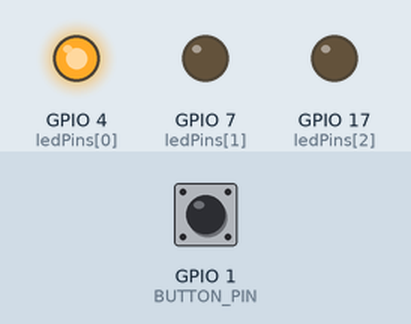
A program run on a simulated ESP32-S3. On the bench: output pins drawn as LEDs (lit = HIGH). Dashed ring = blinking. Inputs (shaded band) come from the test bench; at power-on: GPIO 1 (BUTTON_PIN) HIGH.

Above: at 1.2 s.
1.3 s: GPIO 1 (BUTTON_PIN) pulled LOW for 0.15 s
At 1.6 s:
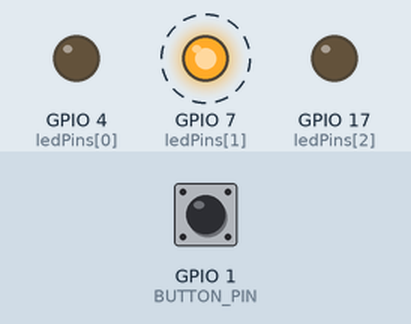
4.3 s: GPIO 1 (BUTTON_PIN) pulled LOW for 1 s
At 5.1 s:
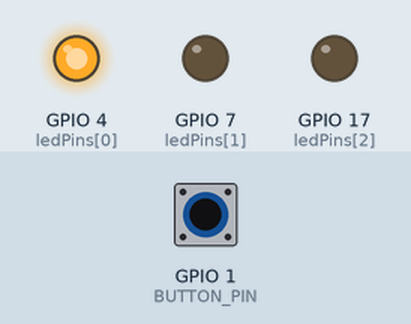
8.3 s: GPIO 1 (BUTTON_PIN) pulled LOW for 3.2 s
At 9.2 s:
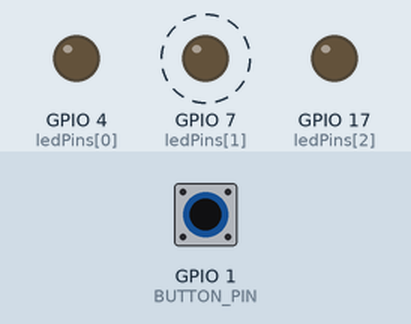
Timing chart, 0 to 19.0 s (numbered marks = the images above; inputs shaded):
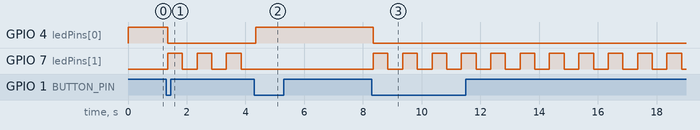

Measured:
- after the input at 1.3 s, GPIO 4 (ledPins[0]): HIGH → LOW after 0.05 s; GPIO 7 (ledPins[1]): alternates HIGH for 0.50 s and LOW for 0.50 s, starting after 0.05 s
- after the input at 4.3 s, GPIO 4 (ledPins[0]): LOW → HIGH after 0.06 s; GPIO 7 (ledPins[1]): stops changing and stays LOW
- after the input at 8.3 s, GPIO 17 (ledPins[2]): stays LOW (without the input it goes to HIGH after 7.1 s)

The program:

main.cpp
```cpp
#include <Arduino.h>
#include <traffic_light_button.h>
#include <traffic_light_controller.h>
#include <traffic_light_timer.h>

void setup() {
  initializeTrafficLightController();
  initializeModeButton();

  if (!initializeTrafficLightTimer()) {
    return;
  }
}

void loop() {
  if (pollModeButton()) {
    toggleTrafficLightOperatingMode();
  }
}
```

traffic_light_button.h
```cpp
#ifndef TRAFFIC_LIGHT_BUTTON_H
#define TRAFFIC_LIGHT_BUTTON_H

// Налаштовує кнопку перемикання режиму.
void initializeModeButton();

// Повертає true один раз для кожного стабільного натискання кнопки.
bool pollModeButton();

#endif  // TRAFFIC_LIGHT_BUTTON_H
```

traffic_light_controller.h
```cpp
#ifndef TRAFFIC_LIGHT_CONTROLLER_H
#define TRAFFIC_LIGHT_CONTROLLER_H

#include <Arduino.h>

// Налаштовує світлодіоди та вмикає перший стан циклу.
void initializeTrafficLightController();

// Перемикає між звичайним та нічним режимами.
void toggleTrafficLightOperatingMode();

// Викликається апаратним таймером для оновлення стану світлофора.
void ARDUINO_ISR_ATTR handleTrafficLightTimerTick();

#endif  // TRAFFIC_LIGHT_CONTROLLER_H
```

traffic_light_timer.h
```cpp
#ifndef TRAFFIC_LIGHT_TIMER_H
#define TRAFFIC_LIGHT_TIMER_H

// Створює та запускає апаратний таймер світлофора.
// Повертає false, якщо таймер не вдалося створити.
bool initializeTrafficLightTimer();

#endif  // TRAFFIC_LIGHT_TIMER_H
```

traffic_light_button.cpp
```cpp
#include <Arduino.h>

#include <config/button_config.h>
#include <traffic_light_button.h>

namespace {

unsigned long lastPollTime = 0;
unsigned long lastRawChangeTime = 0;
bool lastRawState = HIGH;
bool stableState = HIGH;

}  // namespace

void initializeModeButton() {
  pinMode(BUTTON_PIN, INPUT_PULLUP);

  // На старті вважаємо поточний рівень стабільним.
  lastRawState = digitalRead(BUTTON_PIN);
  stableState = lastRawState;
}

bool pollModeButton() {
  const unsigned long currentTime = millis();

  // Опитуємо кнопку лише з заданим інтервалом.
  if (currentTime - lastPollTime < BUTTON_POLLING_INTERVAL_MS) {
    return false;
  }

  lastPollTime = currentTime;

  const bool rawState = digitalRead(BUTTON_PIN);

  // Помітили зміну фізичного рівня.
  if (rawState != lastRawState) {
    lastRawState = rawState;
    lastRawChangeTime = currentTime;
  }

  // Рівень не змінювався достатньо довго і став стабільним.
  if (rawState != stableState &&
      currentTime - lastRawChangeTime >= BUTTON_DEBOUNCE_TIME_MS) {
    stableState = rawState;

    // INPUT_PULLUP: натиснута кнопка з'єднує пін із GND, тобто дає LOW.
    return stableState == LOW;
  }

  return false;
}
```

traffic_light_controller.cpp
```cpp
#include <Arduino.h>

#include <config/led_config.h>
#include <config/light_duration_config.h>
#include <config/timer_config.h>
#include <traffic_light_controller.h>
#include <traffic_light_state_config.h>

namespace {

uint8_t currentPhaseIndex = 0;
uint32_t phaseElapsedUs = 0;
uint32_t blinkElapsedUs = 0;
bool blinkLightIsOn = true;
volatile TrafficLightOperatingMode requestedOperatingMode =
    TrafficLightOperatingMode::Normal;
TrafficLightOperatingMode activeOperatingMode =
    TrafficLightOperatingMode::Normal;

void setLed(uint8_t ledIndex, bool isOn) {
  digitalWrite(ledPins[ledIndex], isOn ? HIGH : LOW);
}

void turnOffAllLeds() {
  for (uint8_t i = 0; i < ledCount; ++i) {
    setLed(i, false);
  }
}

void applyCurrentPhase() {
  turnOffAllLeds();
  blinkLightIsOn = true;

  switch (trafficLightCycle[currentPhaseIndex].state) {
    case TrafficLightState::Green:
      setLed(greenLedIndex, true);
      break;
    case TrafficLightState::Yellow:
      setLed(yellowLedIndex, true);
      break;
    case TrafficLightState::Red:
      setLed(redLedIndex, true);
      break;
    case TrafficLightState::RedAndYellow:
      setLed(redLedIndex, true);
      setLed(yellowLedIndex, true);
      break;
  }
}

void applyNightYellowBlinkingMode() {
  turnOffAllLeds();
  blinkLightIsOn = true;
  setLed(yellowLedIndex, true);
}

void moveToNextPhase() {
  currentPhaseIndex = (currentPhaseIndex + 1) % trafficLightCycleLength;
  phaseElapsedUs = 0;
  blinkElapsedUs = 0;
  applyCurrentPhase();
}

void applyRequestedOperatingMode() {
  activeOperatingMode = requestedOperatingMode;
  phaseElapsedUs = 0;
  blinkElapsedUs = 0;

  if (activeOperatingMode == TrafficLightOperatingMode::NightYellowBlinking) {
    applyNightYellowBlinkingMode();
    return;
  }

  currentPhaseIndex = 0;
  applyCurrentPhase();
}

}  // namespace

void initializeTrafficLightController() {
  for (uint8_t i = 0; i < ledCount; ++i) {
    pinMode(ledPins[i], OUTPUT);
  }

  currentPhaseIndex = 0;
  phaseElapsedUs = 0;
  blinkElapsedUs = 0;
  requestedOperatingMode = TrafficLightOperatingMode::Normal;
  activeOperatingMode = TrafficLightOperatingMode::Normal;
  applyCurrentPhase();
}

void toggleTrafficLightOperatingMode() {
  if (requestedOperatingMode == TrafficLightOperatingMode::Normal) {
    requestedOperatingMode = TrafficLightOperatingMode::NightYellowBlinking;
    return;
  }

  requestedOperatingMode = TrafficLightOperatingMode::Normal;
}

void ARDUINO_ISR_ATTR handleTrafficLightTimerTick() {
  if (requestedOperatingMode != activeOperatingMode) {
    applyRequestedOperatingMode();
  }

  if (activeOperatingMode == TrafficLightOperatingMode::NightYellowBlinking) {
    blinkElapsedUs += TIMER_ALARM_PERIOD_US;

    if (blinkElapsedUs >= YELLOW_BLINK_INTERVAL_MS * 1000UL) {
      blinkElapsedUs = 0;
      blinkLightIsOn = !blinkLightIsOn;
      setLed(yellowLedIndex, blinkLightIsOn);
    }

    return;
  }

  const TrafficLightPhase& currentPhase =
      trafficLightCycle[currentPhaseIndex];

  phaseElapsedUs += TIMER_ALARM_PERIOD_US;

  if (currentPhase.mode == TrafficLightMode::Blinking) {
    blinkElapsedUs += TIMER_ALARM_PERIOD_US;

    if (blinkElapsedUs >= GREEN_BLINK_INTERVAL_MS * 1000UL) {
      blinkElapsedUs = 0;
      blinkLightIsOn = !blinkLightIsOn;
      setLed(greenLedIndex, blinkLightIsOn);
    }
  }

  if (phaseElapsedUs >= currentPhase.durationMs * 1000UL) {
    moveToNextPhase();
  }
}
```

traffic_light_timer.cpp
```cpp
#include <Arduino.h>
#include <config/timer_config.h>
#include <traffic_light_controller.h>
#include <traffic_light_timer.h>

namespace {

hw_timer_t* trafficLightTimer = nullptr;

void ARDUINO_ISR_ATTR onTrafficLightTimer() {
  handleTrafficLightTimerTick();
}

}  // namespace

bool initializeTrafficLightTimer() {
  // 80 МГц / 80 = 1 МГц, тобто один відлік таймера дорівнює 1 мкс.
  trafficLightTimer = timerBegin(TIMER_NUMBER, TIMER_PRESCALER, true);
  if (trafficLightTimer == nullptr) {
    return false;
  }

  timerAttachInterrupt(trafficLightTimer, &onTrafficLightTimer, true);
  timerAlarmWrite(trafficLightTimer, TIMER_ALARM_PERIOD_US, true);
  timerAlarmEnable(trafficLightTimer);

  return true;
}
```

button_config.h
```cpp
#ifndef TRAFFIC_LIGHT_BUTTON_CONFIG_H
#define TRAFFIC_LIGHT_BUTTON_CONFIG_H

#define BUTTON_PIN 1
#define BUTTON_POLLING_INTERVAL_MS 10UL
#define BUTTON_DEBOUNCE_TIME_MS 50UL

#endif  // TRAFFIC_LIGHT_BUTTON_CONFIG_H
```

led_config.h
```cpp
#ifndef TRAFFIC_LIGHT_LED_CONFIG_H
#define TRAFFIC_LIGHT_LED_CONFIG_H

#include <stdint.h>

// Піни світлодіодів у порядку: зелений, жовтий, червоний.
constexpr uint8_t ledPins[] = {4, 7, 17};
constexpr uint8_t ledCount = sizeof(ledPins) / sizeof(ledPins[0]);

constexpr uint8_t greenLedIndex = 0;
constexpr uint8_t yellowLedIndex = 1;
constexpr uint8_t redLedIndex = 2;

#endif  // TRAFFIC_LIGHT_LED_CONFIG_H
```

light_duration_config.h
```cpp
#ifndef TRAFFIC_LIGHT_LIGHT_DURATION_CONFIG_H
#define TRAFFIC_LIGHT_LIGHT_DURATION_CONFIG_H

#define RED_LIGHT_DURATION_MS 5000UL
#define GREEN_LIGHT_DURATION_MS 5000UL
#define GREEN_BLINK_DURATION_MS 3000UL
#define GREEN_BLINK_INTERVAL_MS 500UL
#define YELLOW_BLINK_INTERVAL_MS 500UL
#define YELLOW_LIGHT_DURATION_MS 3000UL
#define RED_AND_YELLOW_DURATION_MS 2000UL

#endif  // TRAFFIC_LIGHT_LIGHT_DURATION_CONFIG_H
```

timer_config.h
```cpp
#ifndef TRAFFIC_LIGHT_TIMER_CONFIG_H
#define TRAFFIC_LIGHT_TIMER_CONFIG_H

#define TIMER_NUMBER 0
#define TIMER_PRESCALER 80
#define TIMER_ALARM_PERIOD_US 1000UL

#endif  // TRAFFIC_LIGHT_TIMER_CONFIG_H
```

traffic_light_state_config.h
```cpp
#ifndef TRAFFIC_LIGHT_STATE_CONFIG_H
#define TRAFFIC_LIGHT_STATE_CONFIG_H

#include <config/light_duration_config.h>
#include <stdint.h>

// Активні сигнали світлофора.
enum class TrafficLightState : uint8_t {
  Green,
  Yellow,
  Red,
  RedAndYellow,
};

// Режим показу сигналу.
enum class TrafficLightMode : uint8_t {
  Steady,
  Blinking,
};

// Загальний режим роботи світлофора.
enum class TrafficLightOperatingMode : uint8_t {
  Normal,
  NightYellowBlinking,
};

// Один етап циклу світлофора.
struct TrafficLightPhase {
  TrafficLightState state;
  TrafficLightMode mode;
  uint32_t durationMs;
};

// Послідовність етапів відповідно до ПДР.
constexpr TrafficLightPhase trafficLightCycle[] = {
    {TrafficLightState::Green, TrafficLightMode::Steady,
     GREEN_LIGHT_DURATION_MS},
    {TrafficLightState::Green, TrafficLightMode::Blinking,
     GREEN_BLINK_DURATION_MS},
    {TrafficLightState::Yellow, TrafficLightMode::Steady,
     YELLOW_LIGHT_DURATION_MS},
    {TrafficLightState::Red, TrafficLightMode::Steady, RED_LIGHT_DURATION_MS},
    {TrafficLightState::RedAndYellow, TrafficLightMode::Steady,
     RED_AND_YELLOW_DURATION_MS},
};

constexpr uint8_t trafficLightCycleLength =
    sizeof(trafficLightCycle) / sizeof(trafficLightCycle[0]);

#endif  // TRAFFIC_LIGHT_STATE_CONFIG_H
```
